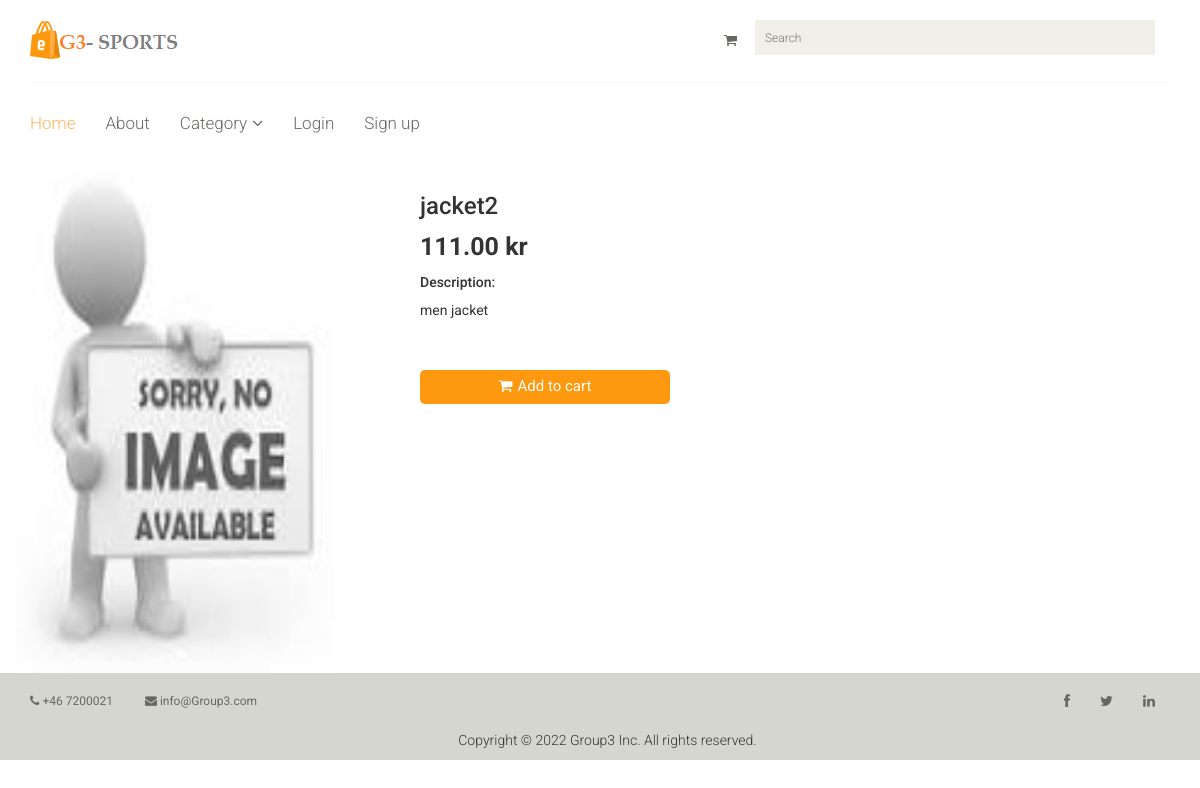
/onlineapp/product_view/4/, run on the app's committed database.
### onlineapp/models.py (models this page shows, shortened)
class Product(models.Model):
    GENDER_F = 0
    GENDER_M = 1
    GENDER_CHOICES = [
        (GENDER_F, 'Female'),
        (GENDER_M, 'Male')
    ]
    name = models.CharField(max_length=50)
    description = models.CharField(max_length=1000)
    productclassification = models.ForeignKey(ProductClassification, on_delete=models.CASCADE)
    gender = models.IntegerField(choices=GENDER_CHOICES,blank=True,null=True)
    price =models.DecimalField(max_digits=10,
                                decimal_places=2,default=0)
    image=models.ImageField(upload_to='product_images',blank=True,default='default_product.jpg')

### onlineapp/views.py (the view)
# urls.py: path('product_view/<int:pid>/', views.product_view,name='product_view'),
def product_view(request, pid):
  product =Product.objects.filter(id=pid).first()
  sizes = ProductSize.objects.filter(product=product)
  reviews = Product_Review.objects.filter(product=product).order_by('-datetime') [:5]
  if request.method=="POST" and request.user.is_authenticated:
    content = request.POST['content']
    review = Product_Review(user= request.user, content=content, product=product)
    review.save()
  return render(request, "onlineapp/product_view.html", {'product':product,
                                                         'sizes':sizes ,
                                                         'reviews':reviews,
                                                         'media_url': MEDIA_URL})

### templates/onlineapp/product_view.html (shortened to what this page needs)
{% extends 'onlineapp/base.html' %}
{% block content %}
<div class="container mt-4">
    <div class="row">
        <div class="col-md-4">
            <div class="row">
                <img src="{{ media_url }}{{product.image}}" alt="" style="width: 320px; height: 500px;">
            </div>
        </div>
        <div class="col-md-8">
            <h3>{{product.name}}</h3>
            <p style="font-size: 25px;"><b>{{product.price}} kr</b></p>
            <h5>Description:</h5>
            <p>{{product.description}}</p>
            <br>
            <br>
            {% if user.is_authenticated %}
            <a href="{% url 'onlineapp:cart_add' 1 %}" class=" btn btn-default add-to-cart"
                style="width: 250px; border: 2px; border-radius:5px; align-self: center ; background-color: #FE980F;color:white;"><i
                    class="fa fa-shopping-cart"></i>Add to cart</a>
            <br>
            <h2>Add Reviews Here</h2>
            <form method="POST" action="/onlineapp/product_view/{{product.id}}/"> {% csrf_token %}
                <div class="form-floating">
                    <textarea class="form-control" placeholder="Leave a comment here" id="floatingTextarea2"
                        style="height: 100px" id="content" name="content"></textarea>
                    <br>
                    <button type="submit" class="btn btn-primary">Add Review</button>
                </div>
            </form>
            <div class="container mt-2">
                <h2>Recent Reviews </h2>
                {% for review in reviews %}
                <div class="card">
                    <div class="card-header">
                        <span style="font-size: 22px;">{{review.user.first_name}} </span> <span
                            style="font-size: 12px;">{{review.datetime}}</span>
                    </div>
                    <div class="card-body">
                        <h6 class="card-text">{{review.content}}</h6>
                    </div>
                </div>
                <br>
                {% endfor %}
            </div>
            {% else %}
            <a href="{% url 'onlineapp:user_login' %}" class="btn btn-default add-to-cart"
                style="width: 250px; border: 2px; border-radius:5px; align-self: center ; background-color: #FE980F;color:white;"><i
                    class="fa fa-shopping-cart"></i>Add to cart</a>
            {% endif %}
        </div>
    </div>
</div>
{% endblock content %}

### static/css/main.css (style rules this page uses)
body { font-family: 'Roboto', sans-serif; background:; position: relative; font-weight:400px; }
a { -webkit-transition: 300ms; -moz-transition: 300ms; -o-transition: 300ms; transition: 300ms; }
h1, h2, h3, h4, h5, h6 { font-family: 'Roboto', sans-serif; }
.add-to-cart { background:#F5F5ED; border: 0 none; border-radius: 0; color: #696763; font-family: 'Roboto', sans-serif; font-size: 15px; margin-bottom: 25px; }
.add-to-cart i { margin-right:5px; }

### data on the page
Product: image (placeholder picture), name "jacket2", price "111.00", description "men jacket"
